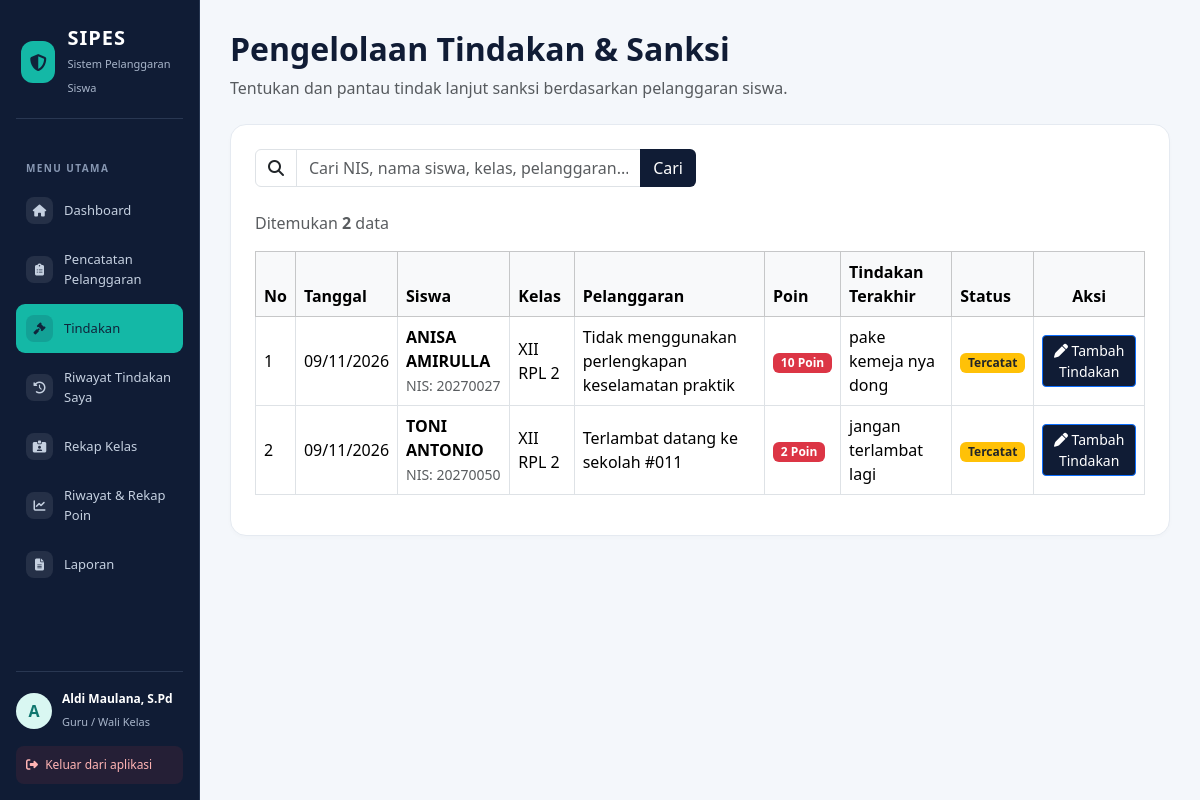
/tindakan.php (signed in), run on an earlier commit of the app's database.
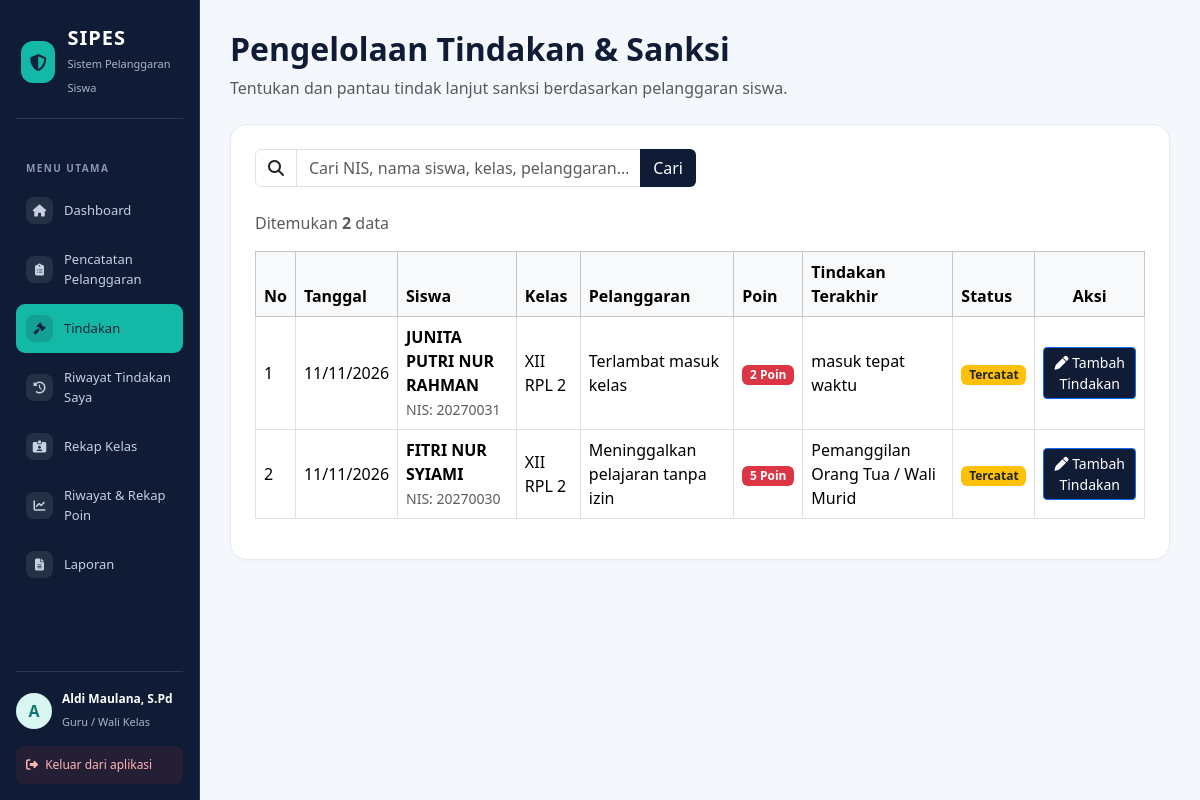
And on a later commit of the database.
### tables this page shows
CREATE TABLE `t_pelanggaran_siswa` (
  `id` int(11) NOT NULL,
  `tahun_ajaran_id` int(11) DEFAULT NULL,
  `siswa_id` int(11) DEFAULT NULL,
  `nama_siswa` varchar(150) NOT NULL,
  `kelas_id` int(11) DEFAULT NULL,
  `nama_kelas` varchar(100) NOT NULL,
  `pelanggaran_id` int(11) DEFAULT NULL,
  `nama_pelanggaran` varchar(150) NOT NULL,
  `pelanggaran_kategori_id` int(11) DEFAULT NULL,
  `guru_id` int(11) DEFAULT NULL,
  `nama_guru` varchar(150) NOT NULL,
  `tanggal` date DEFAULT NULL,
  `keterangan` text NOT NULL,
  `poin` int(11) NOT NULL,
  `tindakan` text NOT NULL,
  `status` varchar(30) NOT NULL,
  `created_at` timestamp NOT NULL DEFAULT current_timestamp(),
  `updated_at` timestamp NOT NULL DEFAULT current_timestamp()
);

CREATE TABLE `t_siswa` (
  `id` int(11) NOT NULL,
  `nis` varchar(30) DEFAULT NULL,
  `nisn` varchar(20) NOT NULL,
  `nama` varchar(150) DEFAULT NULL,
  `jenis_kelamin` char(1) NOT NULL,
  `tanggal_lahir` date NOT NULL,
  `alamat` text NOT NULL,
  `status_aktif` tinyint(1) NOT NULL,
  `created_at` timestamp NOT NULL DEFAULT current_timestamp(),
  `updated_at` timestamp NOT NULL DEFAULT current_timestamp()
);

### tindakan.php (the view, shortened to what the changed rows need)
<?php
include 'config/koneksi.php';
$user_id_login = (int)($_SESSION['id'] ?? 0);
$boleh_edit = true;
$sql_filter_petugas = "
    (
        ps.guru_id IN (
            SELECT g.id
            FROM t_guru g
            WHERE g.user_id = ?
              AND g.status_aktif = 1
        )
        OR EXISTS (
            SELECT 1
            FROM t_wali_kelas wk
            INNER JOIN t_guru g ON wk.guru_id = g.id
            INNER JOIN t_kelas k ON wk.kelas_id = k.id
            INNER JOIN t_tahun_ajaran ta ON wk.tahun_ajaran_id = ta.id
            WHERE g.user_id = ?
              AND g.status_aktif = 1
              AND wk.status_aktif = 1
              AND k.status_aktif = 1
              AND ta.status_aktif = 1
              AND wk.kelas_id = ps.kelas_id
              AND wk.tahun_ajaran_id = ps.tahun_ajaran_id
        )
    )
";
$cari = trim($_GET['cari'] ?? '');
$sql = "
    SELECT
        ps.*,
        COALESCE(
            NULLIF(ps.nama_siswa, ''),
            s.nama
        ) AS nama_siswa_tampil,
        COALESCE(
            NULLIF(ps.nama_kelas, ''),
            k.nama
        ) AS nama_kelas_tampil,
        COALESCE(
            NULLIF(NULLIF(TRIM(ps.nama_pelanggaran), ''), '0'),
            p.nama,
            '-'
        ) AS nama_pelanggaran_tampil,
        COALESCE(
            NULLIF(ps.poin, ''),
            p.poin
        ) AS poin_tampil,
        s.nis
    FROM t_pelanggaran_siswa ps
    LEFT JOIN t_siswa s ON ps.siswa_id = s.id
    LEFT JOIN t_kelas k ON ps.kelas_id = k.id
    LEFT JOIN t_pelanggaran p ON ps.pelanggaran_id = p.id
    WHERE " . $sql_filter_petugas . "
    AND LOWER(TRIM(COALESCE(ps.status, ''))) <> 'selesai'
";
$sql .= " ORDER BY ps.tanggal DESC, ps.id DESC";
$stmt_data = mysqli_prepare($koneksi, $sql);
$result = false;
$gagal_ambil_data = false;
if ($stmt_data) {
    if ($cari !== '') {
        $keyword = "%{$cari}%";
        mysqli_stmt_bind_param(
            $stmt_data,
            "iissssss",
            $user_id_login,
            $user_id_login,
            $keyword,
            $keyword,
            $keyword,
            $keyword,
            $keyword,
            $keyword
        );
    } else {
        mysqli_stmt_bind_param(
            $stmt_data,
            "ii",
            $user_id_login,
            $user_id_login
        );
    }
    if (mysqli_stmt_execute($stmt_data)) {
        $result = mysqli_stmt_get_result($stmt_data);
    } else {
        $gagal_ambil_data = true;
    }
} else {
    $gagal_ambil_data = true;
}
$data_tindakan = [];
if ($result) {
    while ($row = mysqli_fetch_assoc($result)) {
        $data_tindakan[] = $row;
    }
}
function e($nilai)
{
    return htmlspecialchars(
        (string)($nilai ?? ''),
        ENT_QUOTES,
        'UTF-8'
    );
}
function formatTanggalTindakan($tanggal)
{
    return date('d/m/Y', strtotime($tanggal));
}
?>
<!DOCTYPE html>
<html lang="id">
<head>
    <link rel="stylesheet" href="https://cdnjs.cloudflare.com/ajax/libs/font-awesome/6.5.1/css/all.min.css">
    <link href="https://cdn.jsdelivr.net/npm/bootstrap@5.3.3/dist/css/bootstrap.min.css" rel="stylesheet">
</head>
<body>
<main class="main-content">
    <div class="container-fluid p-0">
        <div class="d-flex justify-content-between align-items-center mb-4">
            <div>
                <h2 class="fw-bold" style="color: var(--navy)">
                    Pengelolaan Tindakan & Sanksi
                </h2>
            </div>
        </div>
        <div class="content-card">
            <div class="table-responsive">
                <table class="table table-bordered align-middle">
                    <thead class="table-light">
                        <tr>
                            <th>No</th>
                            <th>Tanggal</th>
                            <th>Siswa</th>
                            <th>Kelas</th>
                            <th>Pelanggaran</th>
                            <th>Poin</th>
                            <th>Tindakan Terakhir</th>
                            <th>Status</th>
                            <th class="text-center">Aksi</th>
                        </tr>
                    </thead>
                    <tbody>
                        <?php if ($gagal_ambil_data): ?>
                            <tr>
                                <td colspan="9" class="text-center text-danger py-4">
                                    Data gagal dimuat.
                                </td>
                            </tr>
                        <?php elseif (count($data_tindakan) > 0): ?>
                            <?php $no = 1; ?>
                            <?php foreach ($data_tindakan as $d): ?>
                                <tr>
                                    <td><?= $no++; ?></td>
                                    <td>
                                        <?= e(formatTanggalTindakan($d['tanggal'])); ?>
                                    </td>
                                    <td>
                                        <strong><?= e($d['nama_siswa_tampil']); ?></strong>
                                        <br>
                                        <small class="text-muted">
                                            NIS: <?= e($d['nis'] ?? '-'); ?>
                                        </small>
                                    </td>
                                    <td><?= e($d['nama_kelas_tampil']); ?></td>
                                    <td><?= e($d['nama_pelanggaran_tampil']); ?></td>
                                    <td>
                                        <span class="badge bg-danger">
                                            <?= e($d['poin_tampil']); ?> Poin
                                        </span>
                                    </td>
                                    <td><?= e($d['tindakan']); ?></td>
                                    <td>
                                        <?php if ($d['status'] == 'selesai'): ?>
                                            <span class="badge bg-success">Selesai</span>
                                        <?php else: ?>
                                            <span class="badge bg-warning text-dark">
                                                <?= e(ucfirst($d['status'])); ?>
                                            </span>
                                        <?php endif; ?>
                                    </td>
                                    <td class="text-center">
                                        <?php if ($boleh_edit): ?>
                                            <button
                                                class="btn btn-sm btn-primary"
                                                style="background: var(--navy);"
                                                data-bs-toggle="modal"
                                                data-bs-target="#editModal<?= (int)$d['id']; ?>"
                                            >
                                                <i class="fas fa-pen"></i> Tambah Tindakan
                                            </button>
                                        <?php else: ?>
                                            <span class="text-muted small">
                                                Hanya dapat dilihat
                                            </span>
                                        <?php endif; ?>
                                    </td>
                                </tr>
                            <?php endforeach; ?>
                        <?php endif; ?>
                    </tbody>
                </table>
            </div>
        </div>
    </div>
</main>
</body>
</html>

What changed in the data, as far as the page shows it:
removed t_pelanggaran_siswa: tanggal "09/11/2026", nama_siswa_tampil "ANISA AMIRULLA", siswa.nis "20270027", nama_kelas_tampil "XII RPL 2", nama_pelanggaran_tampil "Tidak menggunakan perlengkapan keselamatan praktik", poin_tampil "10", tindakan "pake kemeja nya dong", status "Tercatat"
no longer on this page (row edited): t_pelanggaran_siswa: tanggal "09/11/2026", nama_siswa_tampil "TONI ANTONIO", siswa.nis "20270050", nama_kelas_tampil "XII RPL 2", nama_pelanggaran_tampil "Terlambat datang ke sekolah #011", poin_tampil "2", tindakan "jangan terlambat lagi", status "Tercatat"
added t_pelanggaran_siswa: tanggal "11/11/2026", nama_siswa_tampil "JUNITA PUTRI NUR RAHMAN", siswa.nis "20270031", nama_kelas_tampil "XII RPL 2", nama_pelanggaran_tampil "Terlambat masuk kelas", poin_tampil "2", tindakan "masuk tepat waktu", status "Tercatat"
added t_pelanggaran_siswa: tanggal "11/11/2026", nama_siswa_tampil "FITRI NUR SYIAMI", siswa.nis "20270030", nama_kelas_tampil "XII RPL 2", nama_pelanggaran_tampil "Meninggalkan pelajaran tanpa izin", poin_tampil "5", tindakan "Pemanggilan Orang Tua / Wali Murid", status "Tercatat"
